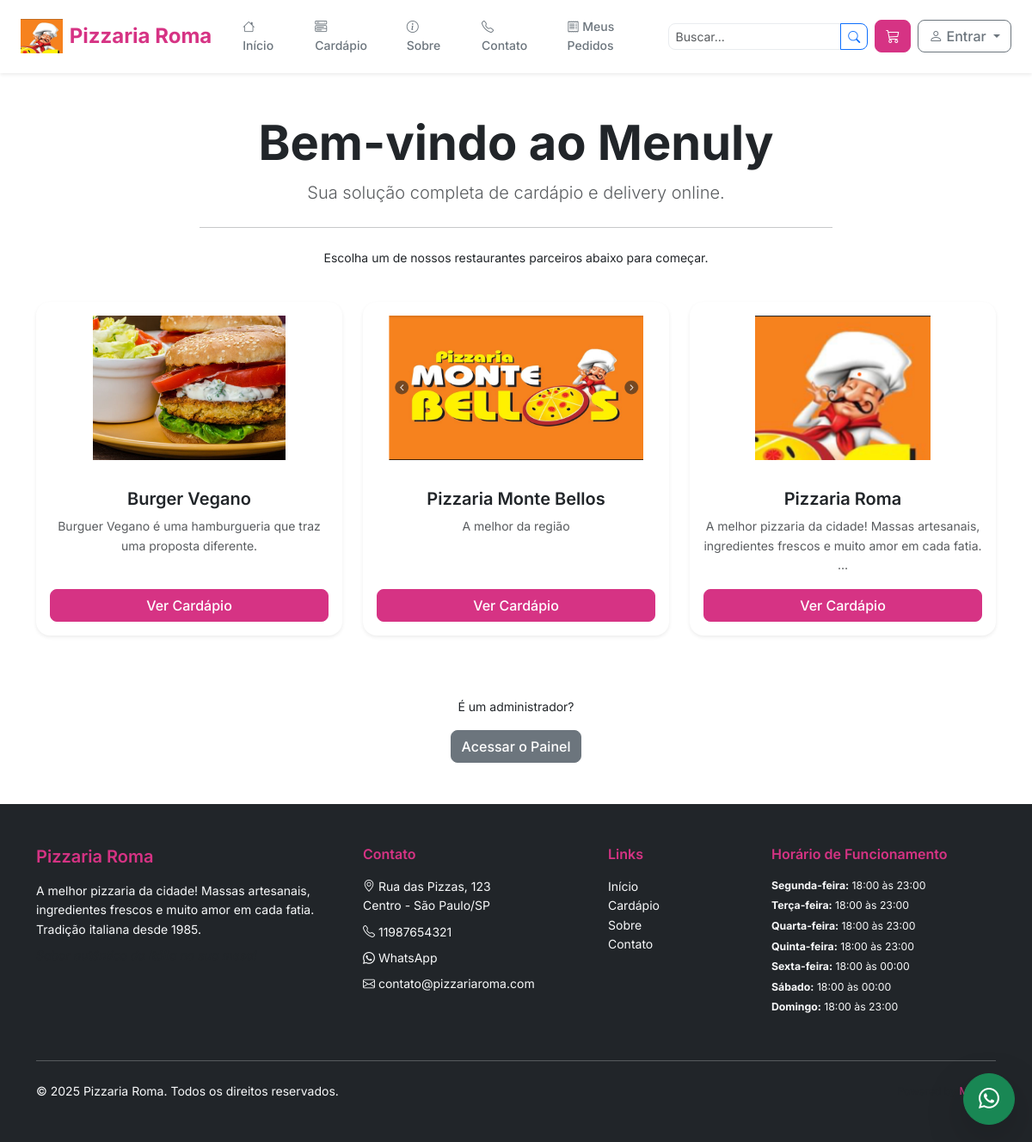
The page / on the database its author committed.
### core/models.py (models this page shows, shortened)
class Restaurante(models.Model):
    frete_fixo = models.BooleanField(default=False, help_text='Usar valor fixo para o frete?')
    valor_frete_fixo = models.DecimalField(max_digits=7, decimal_places=2, null=True, blank=True)
    valor_frete_padrao = models.DecimalField(max_digits=7, decimal_places=2, null=True, blank=True)
    valor_adicional_km = models.DecimalField(max_digits=7, decimal_places=2, null=True, blank=True)
    raio_limite_km = models.DecimalField(max_digits=5, decimal_places=2, null=True, blank=True, help_text='Raio máximo de entrega em km')
    """Modelo para restaurantes (lojas)"""
    TIPO_SERVICO_CHOICES = [
        ('delivery', 'Delivery'),
        ('balcao', 'Balcão'),
        ('ambos', 'Delivery + Balcão'),
    ]
    STATUS_CHOICES = [
        ('ativo', 'Ativo'),
        ('inativo', 'Inativo'),
        ('manutencao', 'Em Manutenção'),
    ]
    id = models.UUIDField(primary_key=True, default=uuid.uuid4, editable=False)
    nome = models.CharField(max_length=200)
    slug = models.SlugField(max_length=200, unique=True, blank=True)
    descricao = models.TextField()
    logo = models.ImageField(upload_to='restaurantes/logos/', null=True, blank=True)
    banner = models.ImageField(upload_to='restaurantes/banners/', null=True, blank=True)
    favicon = models.ImageField(upload_to='restaurantes/favicons/', null=True, blank=True)
    slogan = models.CharField(max_length=200, blank=True)
    mensagem_boas_vindas = models.TextField(blank=True, help_text="Mensagem de boas-vindas exibida na página inicial")
    telefone = models.CharField(max_length=15)
    whatsapp = models.CharField(max_length=15, blank=True)
    email = models.EmailField()
    cep = models.CharField(max_length=10)
    logradouro = models.CharField(max_length=200)
    numero = models.CharField(max_length=10)
    complemento = models.CharField(max_length=100, blank=True)
    bairro = models.CharField(max_length=100)
    cidade = models.CharField(max_length=100)
    estado = models.CharField(max_length=2)
    tipo_servico = models.CharField(max_length=20, choices=TIPO_SERVICO_CHOICES, default='ambos')
    taxa_entrega = models.DecimalField(max_digits=10, decimal_places=2, default=0.00)
    valor_minimo_pedido = models.DecimalField(max_digits=10, decimal_places=2, default=0.00)
    tempo_entrega_min = models.PositiveIntegerField(default=30, help_text="Tempo em minutos")
    tempo_entrega_max = models.PositiveIntegerField(default=60, help_text="Tempo em minutos")
    cor_primaria = models.CharField(max_length=7, default='#dc3545', help_text="Cor primária em hex")
    cor_secundaria = models.CharField(max_length=7, default='#6c757d', help_text="Cor secundária em hex")
    cor_destaque = models.CharField(max_length=7, default='#ffc107', help_text="Cor de destaque em hex")
    aceita_agendamento = models.BooleanField(default=False)
    aceita_pagamento_online = models.BooleanField(default=True)
    aceita_pagamento_entrega = models.BooleanField(default=True)
    status = models.CharField(max_length=20, choices=STATUS_CHOICES, default='ativo')
    proprietario = models.ForeignKey(Usuario, on_delete=models.CASCADE, related_name='restaurantes')
    funcionarios = models.ManyToManyField(Usuario, related_name='trabalha_em', blank=True)
    created_at = models.DateTimeField(auto_now_add=True)
    updated_at = models.DateTimeField(auto_now=True)
    class Meta:
        db_table = 'restaurantes'
        verbose_name = 'Restaurante'
        verbose_name_plural = 'Restaurantes'
    @property
    def esta_aberto(self):
        return self.status == 'ativo'

class HorarioFuncionamento(models.Model):
    DIAS_SEMANA = [
        (0, 'Segunda-feira'),
        (1, 'Terça-feira'),
        (2, 'Quarta-feira'),
        (3, 'Quinta-feira'),
        (4, 'Sexta-feira'),
        (5, 'Sábado'),
        (6, 'Domingo'),
    ]
    restaurante = models.ForeignKey(Restaurante, on_delete=models.CASCADE, related_name='horarios')
    dia_semana = models.IntegerField(choices=DIAS_SEMANA)
    hora_abertura = models.TimeField()
    hora_fechamento = models.TimeField()
    ativo = models.BooleanField(default=True)
    class Meta:
        db_table = 'horarios_funcionamento'
        verbose_name = 'Horário de Funcionamento'
        verbose_name_plural = 'Horários de Funcionamento'
        unique_together = ['restaurante', 'dia_semana']

### core/views.py (the view)
# urls.py: path("", LandingView.as_view(), name="landing_page"),
class LandingView(TemplateView):
    template_name = 'landing.html'
    def get_context_data(self, **kwargs):
        context = super().get_context_data(**kwargs)
        context['restaurantes'] = Restaurante.objects.filter(status='ativo').order_by('nome')
        context['admin_url'] = '/admin/' # Futuramente pode ser uma URL mais específica
        return context

### templates/landing.html (shortened to what this page needs)
{% extends "base.html" %}
{% block content %}
<div class="container my-5">
    <div class="row justify-content-center">
        <div class="col-lg-8 text-center">
            <h1 class="display-4 fw-bold">Bem-vindo ao Menuly</h1>
            <p class="lead text-muted">Sua solução completa de cardápio e delivery online.</p>
            <hr class="my-4">
            <p>Escolha um de nossos restaurantes parceiros abaixo para começar.</p>
        </div>
    </div>
    <div class="row mt-4">
        {% if restaurantes %}
            {% for restaurante in restaurantes %}
            <div class="col-md-6 col-lg-4 mb-4">
                <div class="card h-100 shadow-sm">
                    {% if restaurante.logo %}
                        <img src="{{ restaurante.logo.url }}" class="card-img-top" alt="Logo {{ restaurante.nome }}" style="max-height: 200px; object-fit: contain; padding: 1rem;">
                    {% endif %}
                    <div class="card-body text-center d-flex flex-column">
                        <h5 class="card-title">{{ restaurante.nome }}</h5>
                        <p class="card-text text-muted">{{ restaurante.descricao|truncatewords:15 }}</p>
                        <a href="{% url 'loja:home' restaurante_slug=restaurante.slug %}" class="btn btn-primary mt-auto">Ver Cardápio</a>
                    </div>
                </div>
            </div>
            {% endfor %}
        {% else %}
            <div class="col-12 text-center">
                <p>Nenhum restaurante disponível no momento.</p>
            </div>
        {% endif %}
    </div>
    <div class="row mt-5">
        <div class="col-12 text-center">
            <p>É um administrador?</p>
            <a href="{{ admin_url }}" class="btn btn-secondary">Acessar o Painel</a>
        </div>
    </div>
</div>
{% endblock %}

### templates/base.html (shortened to what this page needs)
{% load loja_extras %}
<!DOCTYPE html>
<html lang="pt-BR">
<head>
    {% if restaurante_atual.favicon %}
        <link rel="icon" type="image/x-icon" href="{{ restaurante_atual.favicon.url }}">
    {% else %}
        <link rel="icon" type="image/x-icon" href="{% load static %}{% static 'img/favicon.ico' %}">
    {% endif %}
    {% load static %}
    <link href="https://cdn.jsdelivr.net/npm/bootstrap@5.3.2/dist/css/bootstrap.min.css" rel="stylesheet">
    <link rel="stylesheet" href="https://cdn.jsdelivr.net/npm/bootstrap-icons@1.11.2/font/bootstrap-icons.css">
    <link rel="stylesheet" href="{% static 'css/loja.css' %}">
</head>
<body class="{% block body_class %}{% endblock %}">
    <nav class="navbar navbar-expand-lg navbar-light bg-white shadow-sm sticky-top">
        <div class="container-fluid px-4">
            <a class="navbar-brand d-flex align-items-center" href="{% loja_url 'home' %}">
                {% if restaurante_atual.logo %}
                    <img src="{{ restaurante_atual.logo.url }}" alt="{{ restaurante_atual.nome }}" height="40" class="me-2">
                {% endif %}
                <span class="fw-bold text-primary">{{ restaurante_atual.nome|default:"Menuly" }}</span>
            </a>
            <div class="collapse navbar-collapse" id="navbarNav">
                <ul class="navbar-nav me-auto">
                    <li class="nav-item">
                        <a class="nav-link" href="{% loja_url 'home' %}">
                            <i class="bi bi-house"></i> Início
                        </a>
                    </li>
                    <li class="nav-item">
                        <a class="nav-link" href="{% loja_url 'cardapio' %}">
                            <i class="bi bi-menu-button-wide"></i> Cardápio
                        </a>
                    </li>
                    <li class="nav-item">
                        <a class="nav-link" href="{% loja_url 'sobre' %}">
                            <i class="bi bi-info-circle"></i> Sobre
                        </a>
                    </li>
                    <li class="nav-item">
                        <a class="nav-link" href="{% loja_url 'contato' %}">
                            <i class="bi bi-telephone"></i> Contato
                        </a>
                    </li>
                    <li class="nav-item">
                        <a class="nav-link" href="{% loja_url 'meus_pedidos' %}">
                            <i class="bi bi-receipt"></i> Meus Pedidos
                        </a>
                    </li>
                </ul>
                <form class="d-flex me-2" method="GET" action="{% loja_url 'buscar' %}">
                    <div class="input-group">
                        <input class="form-control form-control-sm" type="search" name="q" placeholder="Buscar..." value="{{ request.GET.q }}">
                        <button class="btn btn-outline-primary btn-sm" type="submit">
                            <i class="bi bi-search"></i>
                        </button>
                    </div>
                </form>
                <button class="btn btn-primary position-relative me-2" id="btn-abrir-carrinho" type="button">
                    <i class="bi bi-cart3"></i>
                </button>
                <div class="dropdown">
                    <button class="btn btn-outline-secondary dropdown-toggle" type="button" data-bs-toggle="dropdown">
                        <i class="bi bi-person"></i>
                        {% if user.is_authenticated %}
                            {{ user.first_name|default:user.username }}
                        {% else %}
                            Entrar
                        {% endif %}
                    </button>
                </div>
            </div>
        </div>
    </nav>
    <main class="{% block main_class %}{% endblock %}">
        {% block content %}{% endblock %}
    </main>
    <footer class="bg-dark text-light mt-5">
        <div class="container py-5">
            <div class="row">
                <div class="col-lg-4 col-md-6 mb-4">
                    <h5 class="text-primary mb-3">{{ restaurante_atual.nome|default:"Menuly Delivery" }}</h5>
                    {% if restaurante_atual %}
                        <p class="mb-2">{{ restaurante_atual.descricao|truncatewords:20 }}</p>
                        {% if restaurante_atual.slogan %}
                            <p class="fst-italic text-muted">{{ restaurante_atual.slogan }}</p>
                        {% endif %}
                    {% endif %}
                </div>
                <div class="col-lg-3 col-md-6 mb-4">
                    <h6 class="text-primary mb-3">Contato</h6>
                    {% if restaurante_atual %}
                        <p class="mb-2">
                            <i class="bi bi-geo-alt"></i>
                            {{ restaurante_atual.logradouro }}, {{ restaurante_atual.numero }}<br>
                            {{ restaurante_atual.bairro }} - {{ restaurante_atual.cidade }}/{{ restaurante_atual.estado }}
                        </p>
                        <p class="mb-2">
                            <i class="bi bi-telephone"></i>
                            <a href="tel:{{ restaurante_atual.telefone }}" class="text-light text-decoration-none">
                                {{ restaurante_atual.telefone }}
                            </a>
                        </p>
                        {% if restaurante_atual.whatsapp %}
                            <p class="mb-2">
                                <i class="bi bi-whatsapp"></i>
                                <a href="https://wa.me/{{ restaurante_atual.whatsapp }}" class="text-light text-decoration-none" target="_blank">
                                    WhatsApp
                                </a>
                            </p>
                        {% endif %}
                        <p class="mb-2">
                            <i class="bi bi-envelope"></i>
                            <a href="mailto:{{ restaurante_atual.email }}" class="text-light text-decoration-none">
                                {{ restaurante_atual.email }}
                            </a>
                        </p>
                    {% endif %}
                </div>
                <div class="col-lg-2 col-md-6 mb-4">
                    <h6 class="text-primary mb-3">Links</h6>
                    <ul class="list-unstyled">
                        <li><a href="{% loja_url 'home' %}" class="text-light text-decoration-none">Início</a></li>
                        <li><a href="{% loja_url 'cardapio' %}" class="text-light text-decoration-none">Cardápio</a></li>
                        <li><a href="{% loja_url 'sobre' %}" class="text-light text-decoration-none">Sobre</a></li>
                        <li><a href="{% loja_url 'contato' %}" class="text-light text-decoration-none">Contato</a></li>
                    </ul>
                </div>
                <div class="col-lg-3 col-md-6 mb-4">
                    <h6 class="text-primary mb-3">Horário de Funcionamento</h6>
                    {% if restaurante_atual.horarios.exists %}
                        {% for horario in restaurante_atual.horarios.all %}
                            <p class="mb-1 small">
                                <strong>{{ horario.get_dia_semana_display }}:</strong>
                                {{ horario.hora_abertura|time:"H:i" }} às {{ horario.hora_fechamento|time:"H:i" }}
                            </p>
                        {% endfor %}
                    {% else %}
                        <p class="mb-2">
                            <strong>Segunda a Domingo:</strong><br>
                            18:00 às 23:00
                        </p>
                    {% endif %}
                </div>
            </div>
            <hr class="my-4">
            <div class="row align-items-center">
                <div class="col-md-6">
                    <p class="mb-0">&copy; {% now "Y" %} {{ restaurante_atual.nome|default:"Menuly Delivery" }}. Todos os direitos reservados.</p>
                </div>
                <div class="col-md-6 text-md-end">
                    <p class="mb-0 small text-muted">
                        Powered by <a href="#" class="text-primary text-decoration-none">Menuly</a>
                    </p>
                </div>
            </div>
        </div>
    </footer>
    {% if restaurante_atual.whatsapp %}
        <a href="https://wa.me/{{ restaurante_atual.whatsapp }}"
           class="btn btn-success rounded-circle position-fixed whatsapp-float"
           target="_blank"
           style="bottom: 20px; right: 20px; width: 60px; height: 60px; z-index: 1000;"
           title="Fale conosco no WhatsApp">
            <i class="bi bi-whatsapp fs-4"></i>
        </a>
    {% endif %}
</body>
</html>

### rows shown on the page
Restaurante: logo (picture), nome "Pizzaria Roma", descricao "A melhor pizzaria da cidade! Massas artesanais, ingredientes frescos e muito amor em cada fatia. …", descricao "A melhor pizzaria da cidade! Massas artesanais, ingredientes frescos e muito amor em cada fatia. Tradição italiana desde 1985.", logradouro "Rua das Pizzas", numero "123", bairro "Centro", cidade "São Paulo", estado "SP", telefone "11987654321", email "contato@pizzariaroma.com"
Restaurante: logo (picture), nome "Burger Vegano", descricao "Burguer Vegano é uma hamburgueria que traz uma proposta diferente."
Restaurante: logo (picture), nome "Pizzaria Monte Bellos", descricao "A melhor da região"
HorarioFuncionamento: dia_semana "Segunda-feira", hora_abertura "18:00", hora_fechamento "23:00"
HorarioFuncionamento: dia_semana "Terça-feira", hora_abertura "18:00", hora_fechamento "23:00"
HorarioFuncionamento: dia_semana "Quarta-feira", hora_abertura "18:00", hora_fechamento "23:00"
HorarioFuncionamento: dia_semana "Quinta-feira", hora_abertura "18:00", hora_fechamento "23:00"
HorarioFuncionamento: dia_semana "Sexta-feira", hora_abertura "18:00", hora_fechamento "00:00"
HorarioFuncionamento: dia_semana "Sábado", hora_abertura "18:00", hora_fechamento "00:00"
HorarioFuncionamento: dia_semana "Domingo", hora_abertura "18:00", hora_fechamento "23:00"
